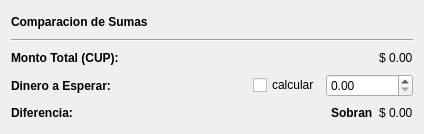
     <widget class="QWidget" name="verticalLayoutWidget_7">
      <property name="geometry">
       <rect>
        <x>710</x>
        <y>150</y>
        <width>424</width>
        <height>134</height>
       </rect>
      </property>
      <layout class="QVBoxLayout" name="verticalLayout_11">
       <item>
        <widget class="QLabel" name="label_21">
         <property name="font">
          <font>
           <weight>75</weight>
           <bold>true</bold>
          </font>
         </property>
         <property name="text">
          <string>Comparacion de Sumas</string>
         </property>
        </widget>
       </item>
       <item>
        <widget class="Line" name="line_10">
         <property name="orientation">
          <enum>Qt::Horizontal</enum>
         </property>
        </widget>
       </item>
       <item>
        <layout class="QVBoxLayout" name="verticalLayout_18">
         <item>
          <layout class="QHBoxLayout" name="horizontalLayout_31">
           <item>
            <widget class="QLabel" name="label_24">
             <property name="font">
              <font>
               <weight>75</weight>
               <bold>true</bold>
              </font>
             </property>
             <property name="text">
              <string>Monto Total (CUP):</string>
             </property>
            </widget>
           </item>
           <item>
            <spacer name="horizontalSpacer_6">
             <property name="orientation">
              <enum>Qt::Horizontal</enum>
             </property>
             <property name="sizeHint" stdset="0">
              <size>
               <width>40</width>
               <height>20</height>
              </size>
             </property>
            </spacer>
           </item>
           <item>
            <widget class="QLabel" name="label_monto_total_calculator">
             <property name="text">
              <string>$ 0.00</string>
             </property>
            </widget>
           </item>
          </layout>
         </item>
         <item>
          <layout class="QHBoxLayout" name="horizontalLayout_30">
           <item>
            <widget class="QLabel" name="label_22">
             <property name="font">
              <font>
               <weight>75</weight>
               <bold>true</bold>
              </font>
             </property>
             <property name="text">
              <string>Dinero a Esperar:</string>
             </property>
            </widget>
           </item>
           <item>
            <spacer name="horizontalSpacer_5">
             <property name="orientation">
              <enum>Qt::Horizontal</enum>
             </property>
             <property name="sizeHint" stdset="0">
              <size>
               <width>40</width>
               <height>20</height>
              </size>
             </property>
            </spacer>
           </item>
           <item>
            <widget class="QCheckBox" name="checkBox_use_calculator">
             <property name="text">
              <string>calcular</string>
             </property>
            </widget>
           </item>
           <item>
            <widget class="QDoubleSpinBox" name="doubleSpinBox_dineroEsperado">
             <property name="locale">
              <locale language="English" country="UnitedStates"/>
             </property>
             <property name="showGroupSeparator" stdset="0">
              <bool>true</bool>
             </property>
             <property name="maximum">
              <double>100000000.989999994635582</double>
             </property>
            </widget>
           </item>
          </layout>
         </item>
         <item>
          <layout class="QHBoxLayout" name="horizontalLayout_32">
           <item>
            <widget class="QLabel" name="label_26">
             <property name="font">
              <font>
               <weight>75</weight>
               <bold>true</bold>
              </font>
             </property>
             <property name="text">
              <string>Diferencia:</string>
             </property>
            </widget>
           </item>
           <item>
            <spacer name="horizontalSpacer_7">
             <property name="orientation">
              <enum>Qt::Horizontal</enum>
             </property>
             <property name="sizeHint" stdset="0">
              <size>
               <width>40</width>
               <height>20</height>
              </size>
             </property>
            </spacer>
           </item>
           <item>
            <widget class="QLabel" name="label_sobra_falta_palabra">
             <property name="font">
              <font>
               <weight>75</weight>
               <bold>true</bold>
              </font>
             </property>
             <property name="text">
              <string>Sobran</string>
             </property>
            </widget>
           </item>
           <item>
            <widget class="QLabel" name="label_sobra_falta_cantidad">
             <property name="text">
              <string>$ 0.00</string>
             </property>
            </widget>
           </item>
          </layout>
         </item>
        </layout>
       </item>
      </layout>
     </widget>
